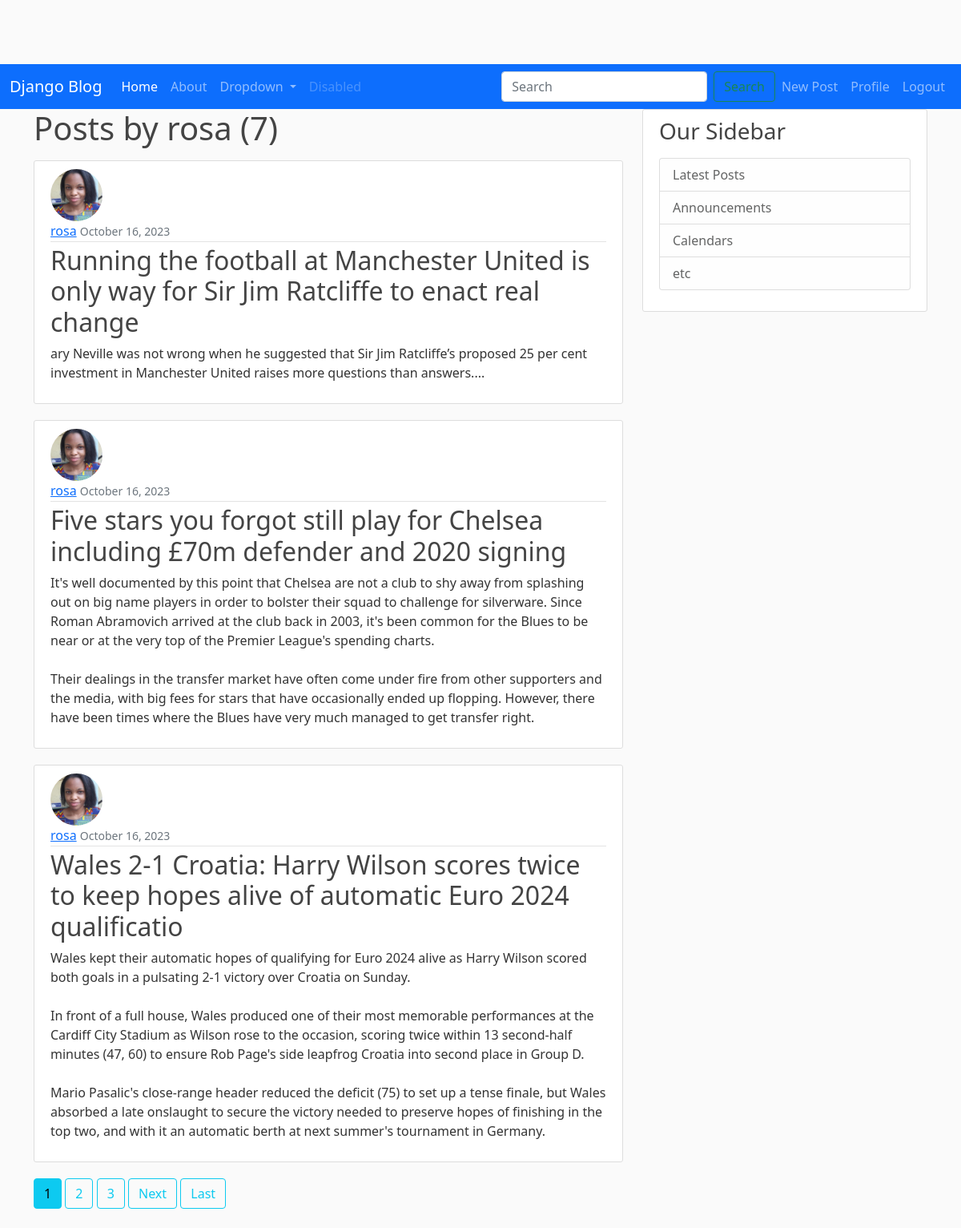
The page /user/rosa (signed in) on the database its author committed.
### myblog/models.py (models this page shows, shortened)
class Post(models.Model):
    title = models.CharField(max_length=100)
    content = models.TextField()
    date_posted = models.DateTimeField(default=timezone.now)
    author = models.ForeignKey(User, on_delete=models.CASCADE)

### users/models.py (models this page shows, shortened)
class Profile(models.Model):
    user = models.OneToOneField(User, on_delete=models.CASCADE)
    image = models.ImageField(default='default.jpg', upload_to='profile_pics')

### myblog/views.py (the view)
# urls.py: path('user/<str:username>', UserPostListView.as_view(), name='user-posts'),
class UserPostListView(ListView):
    model = Post
    template_name = "myblog/user_posts.html"  # <app>/<model>_<viewtype>.html
    context_object_name = 'posts'
    paginate_by = 3
    def get_queryset(self):
        user = get_object_or_404(User, username=self.kwargs.get('username'))
        return Post.objects.filter(author=user).order_by('-date_posted')

### myblog/templates/myblog/user_posts.html (shortened to what this page needs)
{% extends "myblog/base.html" %}
{% block content %}
<h1 class='mb-3'>Posts by {{ view.kwargs.username }} ({{ page_obj.paginator.count }})</h1>
    {% for post in posts %}
        <article class="media content-section">
          <img class='rounded-circle article-img' src='{{ post.author.profile.image.url }}'>
          <div class="media-body">
            <div class="article-metadata">
              <a class="mr-2" href="{% url 'user-posts' post.author.username %}">{{ post.author }}</a>
              <small class="text-muted">{{ post.date_posted|date:"F d, Y" }}</small>
            </div>
            <h2><a class="article-title" href="{% url 'post-detail' post.id %}">{{ post.title }}</a></h2>
            <p class="article-content">{{ post.content }}</p>
          </div>
        </article>
    {% endfor %}
    {% if is_paginated %}
      {% for num in page_obj.paginator.page_range %}
        {% if page_obj.number == num %}
          <a class='btn btn-info mb-4' href="?page={{ num }}">{{ num }}</a>
        {% elif num > page_obj.number|add:'-3' and num < page_obj.number|add:'3' %}
        <a class='btn btn-outline-info mb-4' href="?page={{ num }}">{{ num }}</a>
        {% endif %}
      {% endfor %}
      {% if page_obj.has_next %}
        <a class='btn btn-outline-info mb-4' href="?page={{ page_obj.next_page_number }}">Next</a>
        <a class='btn btn-outline-info mb-4' href="?page={{ page_obj.paginator.num_pages }}">Last</a>
      {% endif %}
    {% endif %}
{% endblock content %}

### myblog/static/myblog/main.css (style rules this page uses)
body { background: #fafafa; color: #333333; margin-top: 5rem; }
h1, h2, h3, h4, h5, h6 { color: #444444; }
.content-section { background: #ffffff; padding: 10px 20px; border: 1px solid #dddddd; border-radius: 3px; margin-bottom: 20px; }
.article-title { color: #444444; text-decoration: none; }
.article-content { white-space: pre-line; }
.article-img { height: 65px; width: 65px; margin-right: 16px; }
.article-metadata { padding-bottom: 1px; margin-bottom: 4px; border-bottom: 1px solid #e3e3e3 }

### rows shown on the page
Post: author.profile.image (picture), author "rosa", date_posted "October 16, 2023", title "Running the football at Manchester United is only way for Sir Jim Ratcliffe to enact real change", content "ary Neville was not wrong when he suggested that Sir Jim Ratcliffe’s proposed 25 per cent investment in Manchester United raises more questions than answers...."
Post: author.profile.image (picture), author "rosa", date_posted "October 16, 2023", title "Five stars you forgot still play for Chelsea including £70m defender and 2020 signing", content "It's well documented by this point that Chelsea are not a club to shy away from splashing out on big name players in order to bolster their squad to challenge for silverware. Since Roman Abramovich arrived at the club back in 2003, it's been common for the Blues to be near or at the very top of the Premier League's spending charts. Their dealings in the transfer market have often come under fire from other supporters and the media, with big fees for stars that have occasionally ended up flopping. However, there have been times where the Blues have very much managed to get transfer right."
Post: author.profile.image (picture), author "rosa", date_posted "October 16, 2023", title "Wales 2-1 Croatia: Harry Wilson scores twice to keep hopes alive of automatic Euro 2024 qualificatio", content "Wales kept their automatic hopes of qualifying for Euro 2024 alive as Harry Wilson scored both goals in a pulsating 2-1 victory over Croatia on Sunday. In front of a full house, Wales produced one of their most memorable performances at the Cardiff City Stadium as Wilson rose to the occasion, scoring twice within 13 second-half minutes (47, 60) to ensure Rob Page's side leapfrog Croatia into second place in Group D. Mario Pasalic's close-range header reduced the deficit (75) to set up a tense finale, but Wales absorbed a late onslaught to secure the victory needed to preserve hopes of finishing in the top two, and with it an automatic berth at next summer's tournament in Germany."

### other values the page prints
{{ view.kwargs.username }} "rosa"
{{ page_obj.paginator.count }} "7"
{{ num }} "1"
{{ num }} "2" "3"
